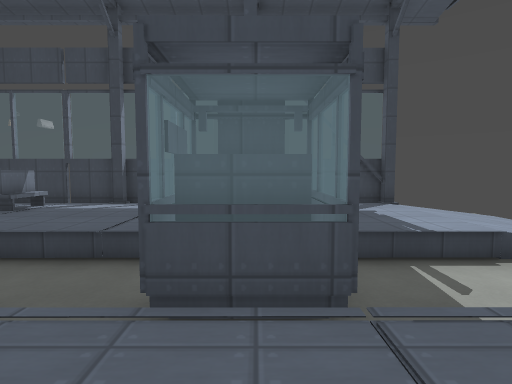
view 1 (above)

13 first-person views from a walk through a 3-D level made in the Godot game engine. The camera is 1.2 m above the floor, tilts 4° down and sees 80° across. The floor is counted in squares, 1 m on a side. Each view is taken from the middle of a square. On the plan, view 1 faces up. The plan holds only what a view shows up to about 13 squares ahead; the rest is blank. The place goes on beyond the plan. Surface patterns are stand-ins for the level's own textures.

view 2
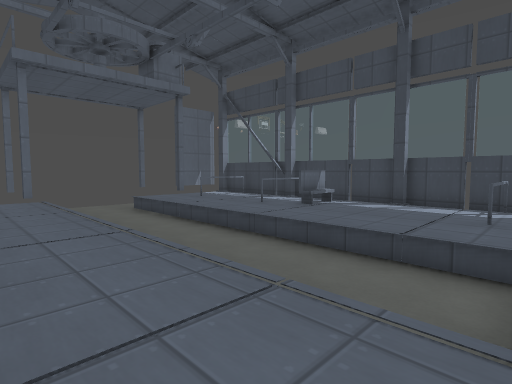

view 3
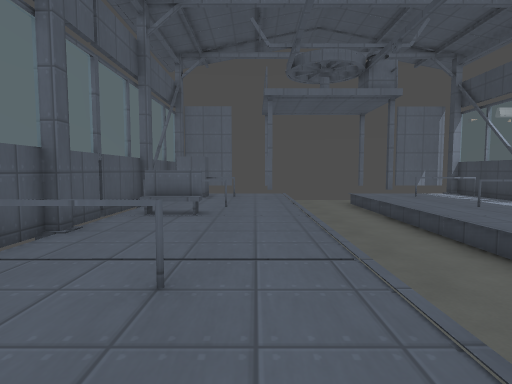

view 4
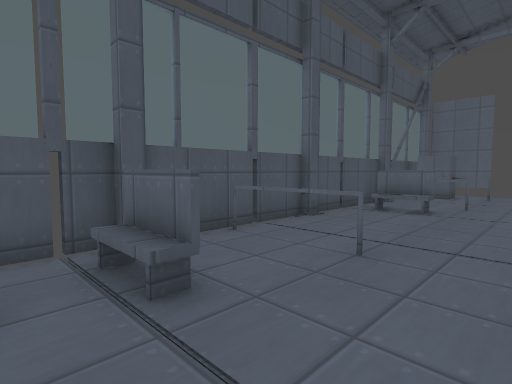

view 5
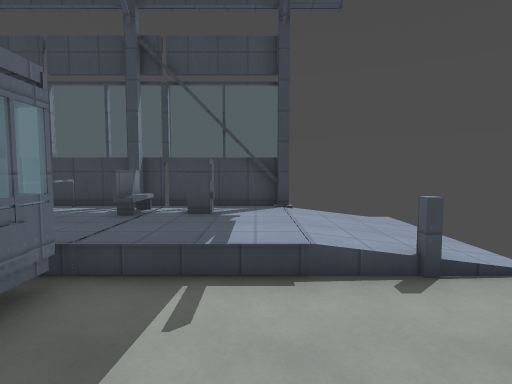

view 6
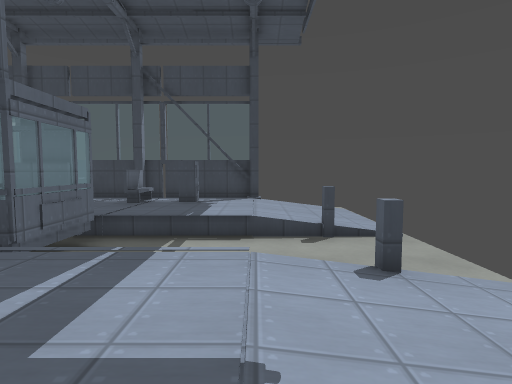

view 7
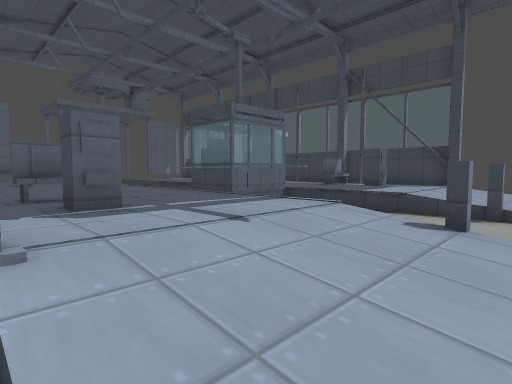

view 8
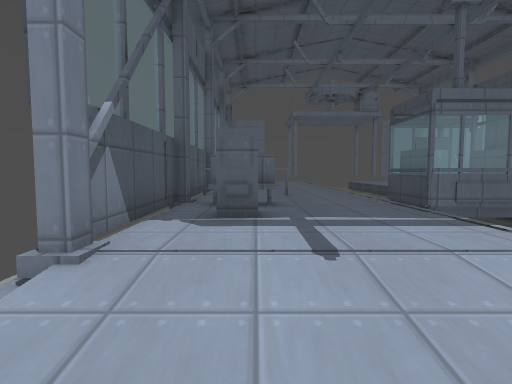

view 9
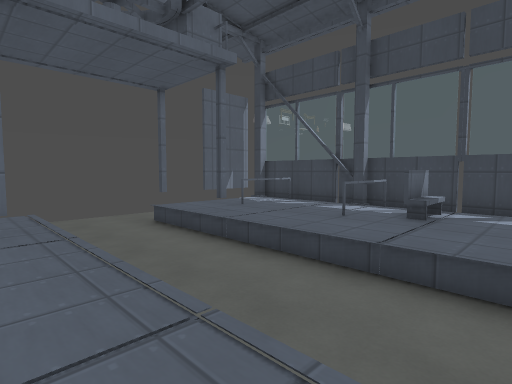

view 10
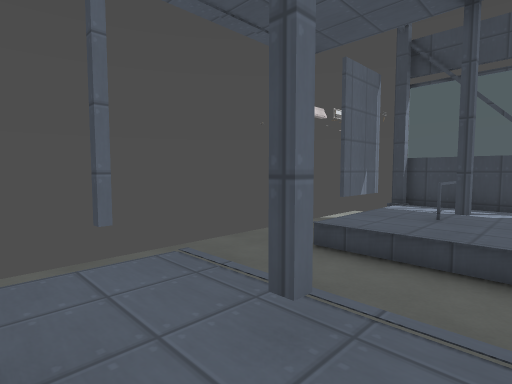

view 11
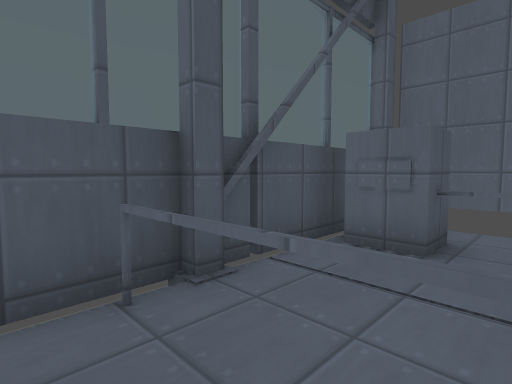

view 12
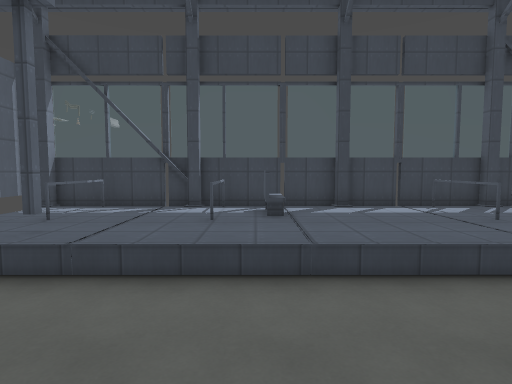

view 13
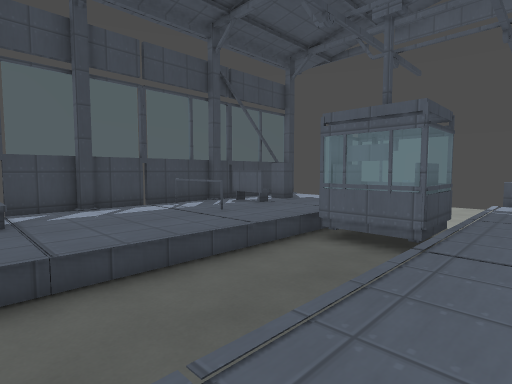

### Floor plan
Key: @ floor where view 1 was taken; # wall or solid block; x gap in a wall; . main floor; - floor 0.25 m lower than the main floor; _ floor 0.5 m lower than the main floor; / step, stairs or slope; = window, fence, low wall or low ledge; ^ raised ledge; v drop or lower ground.
Columns run from 15 left of view 1 to 8 right of it. Each row starts with its distance up from view 1.
 12 #########  #####   ##
 11 ##=###=####  =#######-/_
 10 v.#...==.....#.=.##..//_
  9 v.#...==.....#.=.....//_
  8 v.....=......=.......//_
  7 v....................//_
  6 vvvvvvvvvvvvvvvv....=/#/
  5 vvvvvvvvvvvvvv###_______
  4 vvvvvvvvvvvvvv^^^_______
  3 vvvvvvvvvvvvvvx^x___=___
  2 v....................-/_
  1 v..#.................//_
  0 v.....=......=.@.....//_
 -1 v##...==.....#.=.#...//_
 -2  ##...==.....#.=.x...//_
 -3  ####################///

Positions as (right, up) in squares from view 1, and headings:
1: (0, 0), facing up
2: (-1, 0), facing up-left
3: (1, 1), facing left
4: (2, 2), facing down-left
5: (4, 1), facing up
6: (5, -2), facing up
7: (8, -3), facing up-left
8: (8, -1), facing left
9: (-5, 1), facing up-left
10: (-11, 0), facing up-left
11: (-8, 0), facing down-left
12: (-8, 1), facing up
13: (-8, 1), facing up-right
